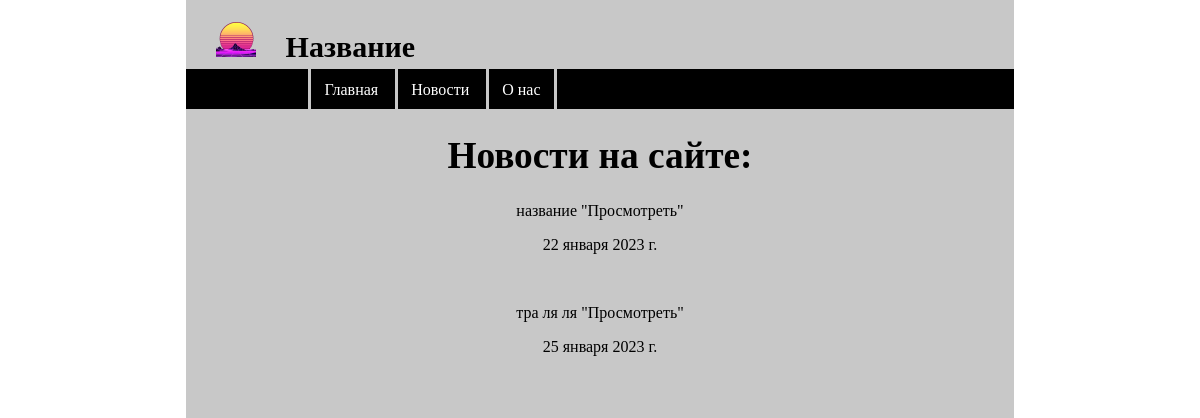
Page /news/ on the committed database.
### news/models.py (models this page shows, shortened)
class Articles(models.Model):
    title = models.CharField('Название', max_length=50)
    anons = models.CharField('Анонс', max_length=250)
    full_text = models.TextField('Статья')
    date = models.DateField('Дата публикации')
    class Meta:
        verbose_name = 'Новость'
        verbose_name_plural = 'Новости'

### news/views.py (the view)
# urls.py: path('', views.news_home, name='news_home'),
def news_home(request):
    news = Articles.objects.order_by('date')
    return render(request, 'news/news_home.html', {'news': news})

### news/templates/news/news_home.html (shortened to what this page needs)
{% extends 'main/layout.html' %}
{% block content %}
        <h1 class="main">Новости на сайте:</h1>
        {% for el in news %}
            <a class="main" href="{% url 'news_dv' el.id %}"><p class="main">{{ el.title }} "Просмотреть"</p></a>
            <p class="main">{{ el.date }}</p><br>
        {% endfor %}
{% endblock %}

### main/static/main/css/main.css (style rules this page uses)
body { background: white; position: relative; top: -20px; }
a.main { color: rgb(0, 0, 0); text-decoration: none; }
h1.main { font-size: 28pt; color: rgb(0, 0, 0); text-align: center; }
p.main { text-align: center; margin-left: 20%; margin-right: 20%; }

### rows in the picture
Articles: title "название", date "22 января 2023 г."
Articles: title "тра ля ля", date "25 января 2023 г."
